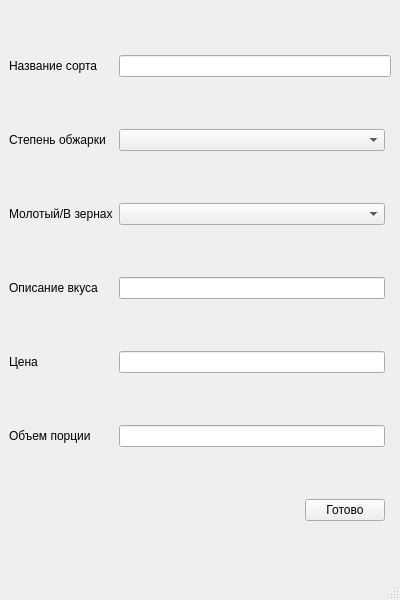
<?xml version="1.0" encoding="UTF-8"?>
<ui version="4.0">
 <class>MainWindow</class>
 <widget class="QMainWindow" name="MainWindow">
  <property name="geometry">
   <rect>
    <x>0</x>
    <y>0</y>
    <width>400</width>
    <height>600</height>
   </rect>
  </property>
  <property name="windowTitle">
   <string>MainWindow</string>
  </property>
  <widget class="QWidget" name="centralwidget">
   <layout class="QGridLayout" name="gridLayout">
    <item row="6" column="0">
     <widget class="QLabel" name="label_4">
      <property name="text">
       <string>Молотый/В зернах</string>
      </property>
     </widget>
    </item>
    <item row="7" column="1" colspan="3">
     <widget class="QLineEdit" name="description_edit"/>
    </item>
    <item row="0" column="0">
     <widget class="QLabel" name="label">
      <property name="text">
       <string>Название сорта</string>
      </property>
     </widget>
    </item>
    <item row="4" column="0">
     <widget class="QLabel" name="label_2">
      <property name="text">
       <string>Степень обжарки</string>
      </property>
     </widget>
    </item>
    <item row="0" column="1" colspan="4">
     <widget class="QLineEdit" name="name_edit"/>
    </item>
    <item row="8" column="0">
     <widget class="QLabel" name="label_5">
      <property name="text">
       <string>Цена</string>
      </property>
     </widget>
    </item>
    <item row="10" column="1">
     <spacer name="horizontalSpacer">
      <property name="orientation">
       <enum>Qt::Horizontal</enum>
      </property>
      <property name="sizeHint" stdset="0">
       <size>
        <width>40</width>
        <height>20</height>
       </size>
      </property>
     </spacer>
    </item>
    <item row="6" column="1" colspan="3">
     <widget class="QComboBox" name="kind_box"/>
    </item>
    <item row="7" column="0">
     <widget class="QLabel" name="label_6">
      <property name="text">
       <string>Описание вкуса</string>
      </property>
     </widget>
    </item>
    <item row="9" column="0">
     <widget class="QLabel" name="label_3">
      <property name="text">
       <string>Объем порции</string>
      </property>
     </widget>
    </item>
    <item row="4" column="1" colspan="3">
     <widget class="QComboBox" name="degree_box"/>
    </item>
    <item row="8" column="1" colspan="3">
     <widget class="QLineEdit" name="price_edit"/>
    </item>
    <item row="9" column="1" colspan="3">
     <widget class="QLineEdit" name="size_edit"/>
    </item>
    <item row="10" column="2" colspan="2">
     <widget class="QPushButton" name="pushButton">
      <property name="text">
       <string>Готово</string>
      </property>
     </widget>
    </item>
   </layout>
  </widget>
  <widget class="QStatusBar" name="statusbar"/>
 </widget>
 <resources/>
 <connections/>
</ui>
